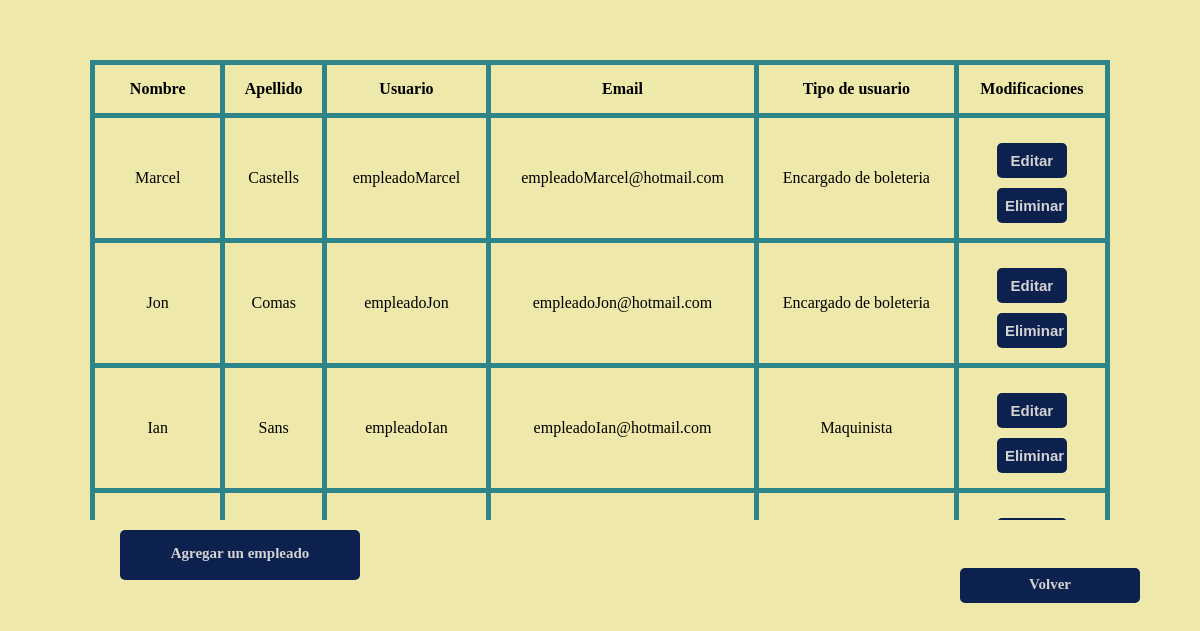
Page /Empleados.php on the committed database.
### tables this page shows
CREATE TABLE `usuarios` (
  `cod_Usuario` int(10) NOT NULL,
  `nombre` varchar(30) NOT NULL,
  `apellido` varchar(30) NOT NULL,
  `usuario` varchar(30) NOT NULL,
  `email` varchar(40) NOT NULL,
  `contrasenia` varchar(255) NOT NULL,
  `tipo_Usuario` varchar(30) NOT NULL DEFAULT 'Pasajero'
);

### Empleados.php (the view, shortened to what this page needs)
<!DOCTYPE html>
<html>
<head>
	<link rel="stylesheet" type="text/css" href="webCSS.css">
</head>
<body>
	<?php
		include("conexion.php");
		$consulta = mysqli_query($conexion, "SELECT  nombre,apellido,usuario,email,tipo_Usuario FROM usuarios ORDER BY tipo_Usuario;");
		$res = mysqli_num_rows($consulta);
		if ($res != 0) {
			?> <div id="ContTablasEmpleados">
			   <table class="tablas">
						<thead>
							<tr>
								<th>Nombre</th>
								<th>Apellido</th>
								<th>Usuario</th>
								<th>Email</th>
								<th>Tipo de usuario</th>
								<th>Modificaciones</th>
							</tr>
						</thead>
						<tbody>
			<?php
			for($i = 0; $i < $res;$i++){
				$user = mysqli_fetch_array($consulta);
				if($user["tipo_Usuario"] != "Pasajero"){?>
							<tr>
								<td><?php echo $user["nombre"];?></td>
								<td><?php echo $user["apellido"];?></td>
								<td><?php echo $user["usuario"];?></td>
								<td><?php echo $user["email"];?></td>
								<td><?php echo $user["tipo_Usuario"];?></td>
								<td><div>
										<form method="POST" action="EmpleadoEditar.php">
											<input type="submit" name="enviar" value="Editar" class="botonesEmpleados">
										</form>
										<form method="POST" action="EmpleadoEliminar.php">
											<input type="submit" name="enviar" value="Eliminar" class="botonesEmpleados">
										</form>
									</div>
								</td>
							</tr>
						<?php
					}
				}
			}
	?>
					</tbody>
				</table>
				</div>
				<a href="Formulario_Registro_Empleado.php" id="aEmpleadosAgregar">Agregar un empleado</a>
				<a href="index.php" id="aEmpleadosRetroceder">Volver</a>
</body>
</html>

### webCSS.css (style rules this page uses)
* { margin: 0; padding: 0; box-sizing: border-box; }
body { background-color: palegoldenrod; font-family: Rockwell; }
a { color: black; text-decoration: none; }
.tablas { background-color: palegoldenrod; text-align: center; border-collapse: collapse; width: 100%; margin-top: 20px; }
.tablas th,.tablas td { padding: 15px; border:solid 5px #2D8489; }
.tablas thead { border-bottom: solid 5px red; }
.tablas tr { border-bottom: solid 5px; }
#ContTablasEmpleados { width: 90%; height: 500px; margin: 0 auto; margin-top: 20px; margin-left: 5%; border-radius: 5px; text-align: center; padding: 20px 30px; overflow: auto; }
.botonesEmpleados { float: none; float: left; width: 60%; height: 35px; background-color: #0D214F; color: lightgrey; text-decoration: none; font-size: 15px; font-weight: bold; text-align: center; margin-top: 10px; margin-left: 20%; padding: 8px; box-sizing: border-box; border-radius: 5px; border-style: none; }
#aEmpleadosAgregar { float: none; float: left; width: 20%; height: 50px; background-color: #0D214F; color: lightgrey; text-decoration: none; font-size: 15px; font-weight: bold; text-align: center; margin-top: 10px; margin-left: 10%; padding: 15px; box-sizing: border-box; border-radius: 5px; border-style: none; }
#aEmpleadosRetroceder { float: none; float: left; width: 15%; height: 35px; background-color: #0D214F; color: lightgrey; text-decoration: none; font-size: 15px; font-weight: bold; text-align: center; margin-top: 4%; margin-left: 50%; padding: 8px; box-sizing: border-box; border-radius: 5px; border-style: none; }

### rows in the picture
usuarios: nombre "Marcel", apellido "Castells", usuario "empleadoMarcel", email "empleadoMarcel@hotmail.com", tipo_Usuario "Encargado de boleteria"
usuarios: nombre "Jon", apellido "Comas", usuario "empleadoJon", email "empleadoJon@hotmail.com", tipo_Usuario "Encargado de boleteria"
usuarios: nombre "Ian", apellido "Sans", usuario "empleadoIan", email "empleadoIan@hotmail.com", tipo_Usuario "Maquinista"
